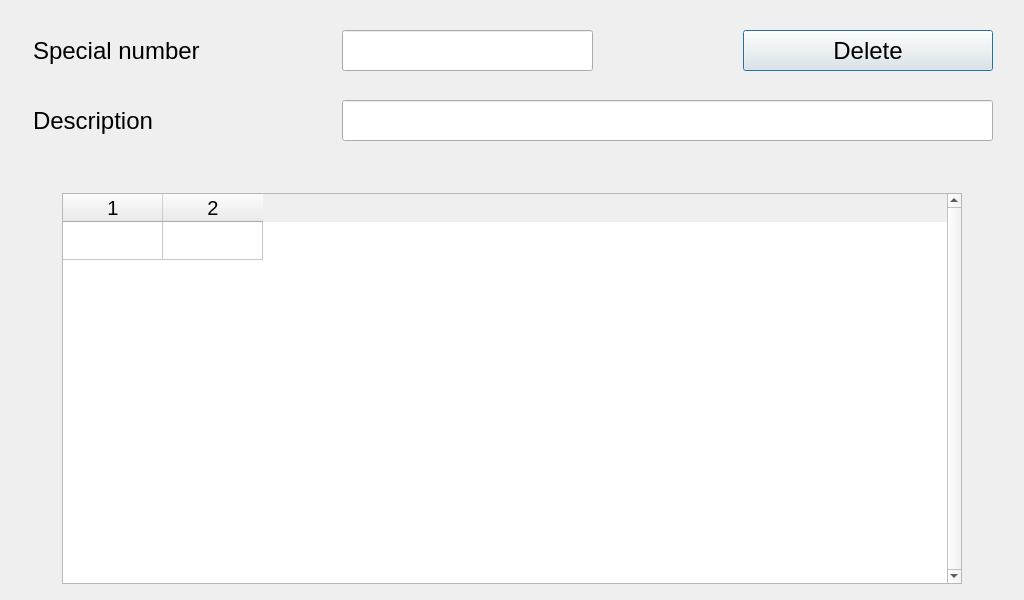
<?xml version="1.0" encoding="UTF-8"?>
<ui version="4.0">
 <class>superSpecials</class>
 <widget class="QWidget" name="superSpecials">
  <property name="geometry">
   <rect>
    <x>0</x>
    <y>0</y>
    <width>1024</width>
    <height>600</height>
   </rect>
  </property>
  <property name="font">
   <font>
    <pointsize>22</pointsize>
   </font>
  </property>
  <property name="windowTitle">
   <string>Form</string>
  </property>
  <widget class="QPushButton" name="butDelete">
   <property name="geometry">
    <rect>
     <x>743</x>
     <y>30</y>
     <width>250</width>
     <height>41</height>
    </rect>
   </property>
   <property name="sizePolicy">
    <sizepolicy hsizetype="Fixed" vsizetype="Fixed">
     <horstretch>0</horstretch>
     <verstretch>0</verstretch>
    </sizepolicy>
   </property>
   <property name="minimumSize">
    <size>
     <width>250</width>
     <height>41</height>
    </size>
   </property>
   <property name="maximumSize">
    <size>
     <width>250</width>
     <height>41</height>
    </size>
   </property>
   <property name="font">
    <font>
     <pointsize>18</pointsize>
    </font>
   </property>
   <property name="text">
    <string>Delete</string>
   </property>
   <property name="autoDefault">
    <bool>false</bool>
   </property>
   <property name="default">
    <bool>true</bool>
   </property>
  </widget>
  <widget class="QLabel" name="label">
   <property name="geometry">
    <rect>
     <x>33</x>
     <y>30</y>
     <width>301</width>
     <height>41</height>
    </rect>
   </property>
   <property name="sizePolicy">
    <sizepolicy hsizetype="Fixed" vsizetype="Fixed">
     <horstretch>0</horstretch>
     <verstretch>0</verstretch>
    </sizepolicy>
   </property>
   <property name="minimumSize">
    <size>
     <width>301</width>
     <height>41</height>
    </size>
   </property>
   <property name="maximumSize">
    <size>
     <width>301</width>
     <height>41</height>
    </size>
   </property>
   <property name="font">
    <font>
     <pointsize>18</pointsize>
    </font>
   </property>
   <property name="text">
    <string>Special number</string>
   </property>
  </widget>
  <widget class="QLineEdit" name="leSpecialNumber">
   <property name="geometry">
    <rect>
     <x>342</x>
     <y>30</y>
     <width>251</width>
     <height>41</height>
    </rect>
   </property>
   <property name="sizePolicy">
    <sizepolicy hsizetype="Fixed" vsizetype="Fixed">
     <horstretch>0</horstretch>
     <verstretch>0</verstretch>
    </sizepolicy>
   </property>
   <property name="minimumSize">
    <size>
     <width>251</width>
     <height>41</height>
    </size>
   </property>
   <property name="maximumSize">
    <size>
     <width>251</width>
     <height>41</height>
    </size>
   </property>
  </widget>
  <widget class="QLabel" name="label_2">
   <property name="geometry">
    <rect>
     <x>33</x>
     <y>100</y>
     <width>301</width>
     <height>41</height>
    </rect>
   </property>
   <property name="sizePolicy">
    <sizepolicy hsizetype="Fixed" vsizetype="Fixed">
     <horstretch>0</horstretch>
     <verstretch>0</verstretch>
    </sizepolicy>
   </property>
   <property name="minimumSize">
    <size>
     <width>301</width>
     <height>41</height>
    </size>
   </property>
   <property name="maximumSize">
    <size>
     <width>301</width>
     <height>41</height>
    </size>
   </property>
   <property name="font">
    <font>
     <pointsize>18</pointsize>
    </font>
   </property>
   <property name="text">
    <string>Description</string>
   </property>
  </widget>
  <widget class="QLineEdit" name="leDescription">
   <property name="geometry">
    <rect>
     <x>342</x>
     <y>100</y>
     <width>651</width>
     <height>41</height>
    </rect>
   </property>
   <property name="sizePolicy">
    <sizepolicy hsizetype="Fixed" vsizetype="Fixed">
     <horstretch>0</horstretch>
     <verstretch>0</verstretch>
    </sizepolicy>
   </property>
   <property name="minimumSize">
    <size>
     <width>651</width>
     <height>41</height>
    </size>
   </property>
   <property name="maximumSize">
    <size>
     <width>651</width>
     <height>41</height>
    </size>
   </property>
  </widget>
  <widget class="QTableWidget" name="tvSpecials">
   <property name="geometry">
    <rect>
     <x>62</x>
     <y>193</y>
     <width>900</width>
     <height>391</height>
    </rect>
   </property>
   <property name="font">
    <font>
     <pointsize>15</pointsize>
    </font>
   </property>
   <property name="toolTip">
    <string notr="true"/>
   </property>
   <property name="statusTip">
    <string notr="true"/>
   </property>
   <property name="verticalScrollBarPolicy">
    <enum>Qt::ScrollBarAlwaysOn</enum>
   </property>
   <property name="editTriggers">
    <set>QAbstractItemView::NoEditTriggers</set>
   </property>
   <property name="showDropIndicator" stdset="0">
    <bool>false</bool>
   </property>
   <property name="dragDropOverwriteMode">
    <bool>false</bool>
   </property>
   <property name="verticalScrollMode">
    <enum>QAbstractItemView::ScrollPerPixel</enum>
   </property>
   <property name="horizontalScrollMode">
    <enum>QAbstractItemView::ScrollPerPixel</enum>
   </property>
   <property name="wordWrap">
    <bool>true</bool>
   </property>
   <property name="cornerButtonEnabled">
    <bool>false</bool>
   </property>
   <property name="rowCount">
    <number>1</number>
   </property>
   <property name="columnCount">
    <number>2</number>
   </property>
   <attribute name="horizontalHeaderMinimumSectionSize">
    <number>76</number>
   </attribute>
   <attribute name="verticalHeaderVisible">
    <bool>false</bool>
   </attribute>
   <row/>
   <column/>
   <column/>
  </widget>
 </widget>
 <resources/>
 <connections/>
</ui>
